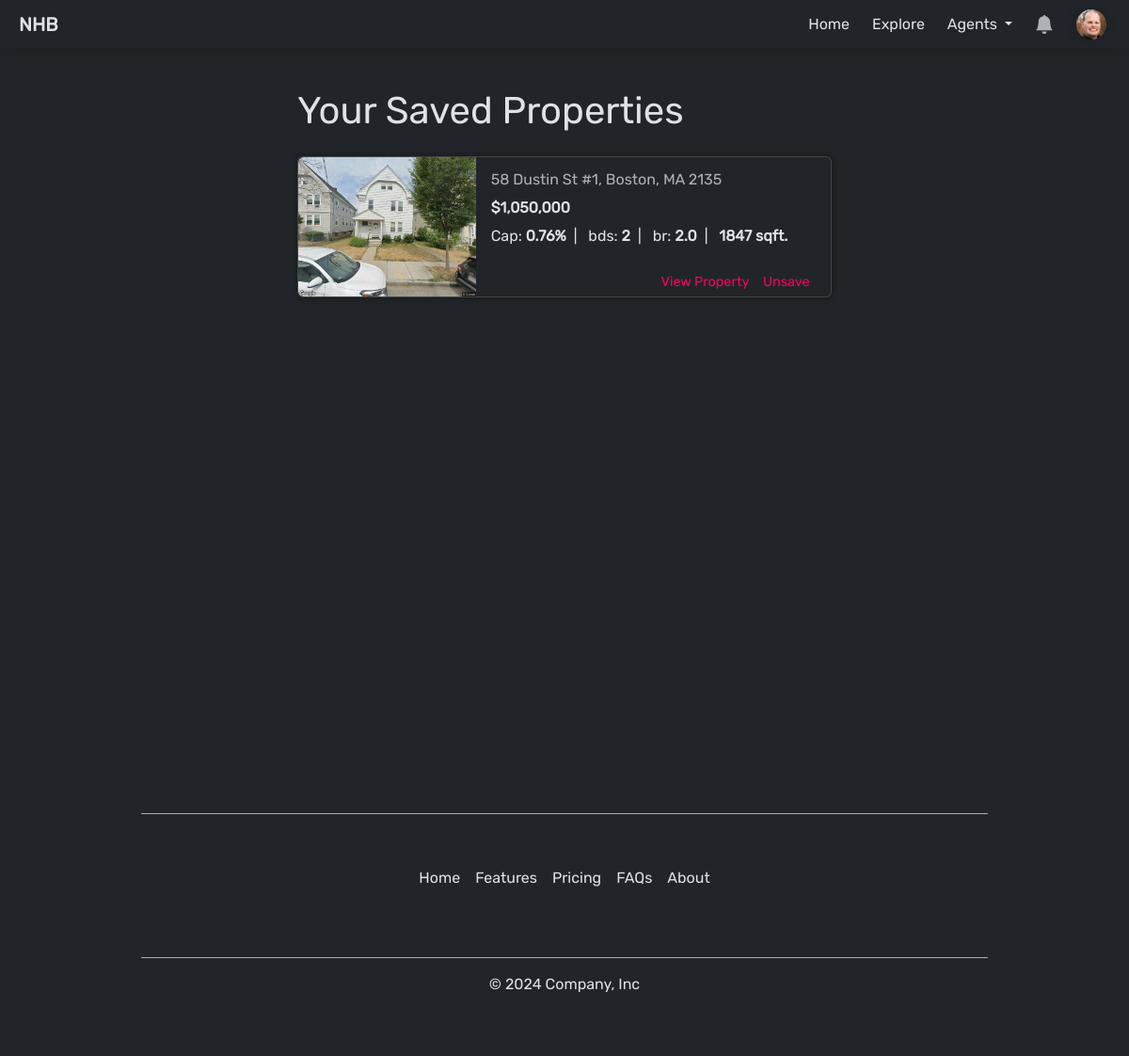
Page /profile/saved/ (signed in) on the committed database.
### account/models.py (models this page shows, shortened)
class CustomUser(AbstractUser):
    USER_TYPE_CHOICES = (
        ('buyer', 'Buyer'),
        ('agent', 'Agent'),
    )
    user_type = models.CharField(max_length=20, choices=USER_TYPE_CHOICES, default=USER_TYPE_CHOICES[0])
    @property
    def profile(self):
        return self.profile_set.first()
    objects = BaseUserManager()

### profiles/models.py (models this page shows, shortened)
class Profile(models.Model):
    user = models.ForeignKey(User, on_delete=models.CASCADE)
    theme = models.CharField(choices=[('light','light'), ('dark','dark')], max_length=100, default='dark')
    goal = models.CharField(max_length=1000, default='Searching for Investment Property')
    phone_number = models.CharField(max_length=10, blank=True, null=True)
    location = models.CharField(max_length=100, blank=True, null=True)
    profile_picture = models.ImageField(upload_to='profile_pictures', blank=True, null=True)
    @property
    def unread_notification_count(self):
        return self.user.notification_set.filter(is_read=False).count()

### property/models.py (models this page shows, shortened)
class SavedProperty(models.Model):
    profile = models.ForeignKey(Profile, on_delete=models.CASCADE)
    property_id = models.CharField(max_length=100)
    address = models.CharField(max_length=250)
    city = models.CharField(max_length=100)
    state = models.CharField(max_length=2)
    zip = models.IntegerField()
    image = models.ImageField(upload_to='property_images/', default='property_images/default/shrek.webp')
    price = models.DecimalField(max_digits=10, decimal_places=2)
    cap_rate = models.DecimalField(max_digits=7, decimal_places=4)
    beds = models.IntegerField()
    baths = models.DecimalField(max_digits=2, decimal_places=1)
    sq_ft = models.IntegerField()
    timestamp = models.DateTimeField(auto_now_add=True)
    archived = models.BooleanField(default=False)
    class Meta:
        constraints = [
            models.UniqueConstraint('profile', 'property_id', name='profile-property_id'),
        ]
    @property
    def endpoint(self):
        return f'/property/detail/state={self.state}&city={self.city}&address={self.address}&zip={self.zip}&id={self.property_id}/'
    @property
    def address_full(self):
        return f'{self.address}, {self.city}, {self.state} {self.zip}'

### profiles/views.py (the view)
# urls.py: path('saved/', views.saved_property_list_view, name='saved_property_list'),
@login_required(login_url='/account/login/')
def saved_property_list_view(request, *args, **kwargs):
    profile = Profile.objects.get(user=request.user)
    saved_properties_qs = SavedProperty.objects.filter(profile=profile).filter(archived=False).order_by('-timestamp')
    return render(request, 'profile/saved-properties.html', { 'profile': profile, 'saved_properties': saved_properties_qs })

### agent/templatetags/is_agent.py (called while the page is built)
@register.filter(name='is_agent')
def is_agent(user: User, group_name='Agent'):
    return user.groups.filter(name=group_name).exists()

### property/templatetags/currency.py (called while the page is built)
@register.filter(name='currency')
def currency(value: str, decimal: int)-> str:
    if type(value) == str:
        if value == '':
            value = 0
        else:
            value = float(value)
    return f'${value:,.{decimal}f}'

### property/templatetags/percentage.py (called while the page is built)
@register.filter(name='percentage')
def percentage(value: float)-> str:
    return f'{value*100:.2f}%'

### templates/profile/saved-properties.html
{% extends "base.html" %}
{% block content %}
<div class="container col-12 col-md-8 col-lg-6 py-5 px-3">
    <h1 class="mb-4">Your Saved Properties</h1>
    <div id="saved-property-container">
    {% if not saved_properties %}
        <p>No saved properties.</p>
    {% else %}
    {% for property in saved_properties %}
        {% include "profile/partials/saved-property-card.html" %}
    {% endfor %}
    {% endif %}
    </div>
</div>
{% endblock content %}

### templates/components/nav.html (shortened to what this page needs)
{% load static %}
{% load is_agent %}
<nav
id="navbar"
class="navbar navbar-expand-lg w-100 py-1"
>
    <div class="container-fluid m-0">
        <div class="collapse navbar-collapse justify-content-between" id="navbarSupportedContent">
            <a id='brand' class="navbar-brand px-2" href="/">NHB</a>
            <ul class="navbar-nav mb-2 mb-lg-0">
                {% if request.get_full_path != '/' %}
                    <li class="nav-item me-2">
                        <a class="nav-link {% if request.get_full_path == '/' %}active{% endif %}" aria-current="page" href="/">
                            Home
                        </a>
                    </li>
                {% endif %}
                <li class="nav-item me-2">
                    <a class="nav-link {% if '/explore/' in request.get_full_path %}active{% endif %}" href="/explore/">
                        Explore
                    </a>
                </li>
                {% if not request.user|is_agent %}
                <li class="nav-item me-2 dropdown">
                    <a class="nav-link dropdown-toggle {% if '/agent/' in request.get_full_path %}active{% endif %}" href="#" role="button" data-bs-toggle="dropdown" aria-expanded="false">
                        Agents
                    </a>
                </li>
                {% else %}
                <li class="nav-item me-2">
                    <a class="nav-link {% if '/agent/' in request.get_full_path %}active{% endif %}" href="/agent/dashboard/">
                        Dashboard
                    </a>
                </li>
                {% endif %}
                {% if not user.is_authenticated %}
                    <li class="nav-item">
                        <a class="nav-link" href="/account/register/">Login / Signup</a>
                    </li>
                    {% else %}
                    <li class="nav-item dropdown h-100 align-items-start me-2 " >
                        <a
                        id="notification-dropdown-tg"
                        class="nav-link dropdown-toggle d-flex align-items-center position-relative"
                        href="#"
                        role="button"
                        data-bs-toggle="offcanvas" data-bs-target="#notificationsDrawer" aria-controls="notificationsDrawer"
                        onclick="clearNotificationSpan()"
                        >
                            <svg id="notification-icon" xmlns="http://www.w3.org/2000/svg" width="20" height="20" fill="white" class="bi bi-bell-fill" viewBox="0 0 16 16">
                                <path d="M8 16a2 2 0 0 0 2-2H6a2 2 0 0 0 2 2m.995-14.901a1 1 0 1 0-1.99 0A5 5 0 0 0 3 6c0 1.098-.5 6-2 7h14c-1.5-1-2-5.902-2-7 0-2.42-1.72-4.44-4.005-4.901"/>
                            </svg>
                        </a>
                    </li>
                    <li class="nav-item dropdown">
                        <a id="profile-dropdown-tg" class="nav-link dropdown-toggle d-flex align-items-center" href="#" role="button" data-bs-toggle="dropdown" aria-expanded="false">
                            <div id="profile-badge-container">
                            {% if not user.profile.profile_picture %}
                                {% include "icons/profile-icon.html" %}
                            {% else %}
                                <img src="{{ user.profile.profile_picture.url }}" class="profile-badge me-1" alt="profile picture">
                            {% endif %}
                            </div>
                        </a>
                    </li>
                {% endif %}
            </ul>
        </div>
    </div>
</nav>

### templates/profile/partials/saved-property-card.html (shortened to what this page needs)
{% load static %}
{% load currency %}
{% load percentage %}
{% load comma %}
<div id="property-card-{{property.property_id}}" class="card mb-3 w-auto" style="box-shadow: 0 0 4px 2px var(--bs-dark-bg-subtle);">
    <div class="row g-0">
        <div class="col-4 col-md-4">
            <img src="{{property.image.url}}" class="img-fluid rounded-start h-100 card-image" alt="...">
        </div>
        <div class="col-8 col-md-8">
            <div class="card-body h-100  align-items-center py-1 ps-3 pe-2">
                <div class="property-card-details h-75 pt-2">
                    <p class="text-muted mb-2">{{ property.address_full }}</p>
                    <h6 style="font-weight:600;">{{ property.price|currency:0 }}</h6>
                    <p class="mb-2" style="font-size:1rem;">
                        Cap: <strong >{{ property.cap_rate|percentage }}</strong>&ensp;|&ensp;
                        bds: <strong>{{ property.beds }}</strong>&ensp;|&ensp;
                        br: <strong>{{ property.baths }}</strong>&ensp;|&ensp;
                        <strong>{{ property.sq_ft }} sqft.</strong>
                    </p>
                </div>
                <div id="card-button-container" class="d-flex pb-2 h-25">
                    <a style="color:var(--love);" href="{{property.endpoint}}">View Property</a>
                    {% if user == request.user %}
                        <a
                        style="color:var(--love);"
                        hx-post="{% url 'toggle_property_saved' %}"
                        hx-target="#property-card-{{property.property_id}}"
                        hx-vals='{ "view": "profile", "property": { "propertyId": "{{ property.property_id }}" }}'
                        hx-swap="outerHTML"
                        >Unsave</a>
                    {% endif %}
                </div>
            </div>
        </div>
    </div>
</div>

### static/css/styles.css (style rules this page uses)
:root { --love: #fa0261; --hidden: #34d3eb; --gray-bg: rgb(223, 223, 223); --gray-color: gray; }
body { font-family: Rubik,Arial,sans-serif!important; }

### templates/profile/partials/saved-property-card.html (style rules this page uses)
#card-button-container { display: flex; justify-content: flex-end; align-items: flex-end; }
#card-button-container a { color: var(--bs-secondary-color); font-size: .9rem; cursor: pointer; margin-right: .9rem; text-decoration: none; }

### rows in the picture
CustomUser: profile.profile_picture (picture)
SavedProperty: image (picture), address_full "58 Dustin St #1, Boston, MA 2135", price "$1,050,000", cap_rate|percentage "0.76%", beds "2", baths "2.0", sq_ft "1847"
